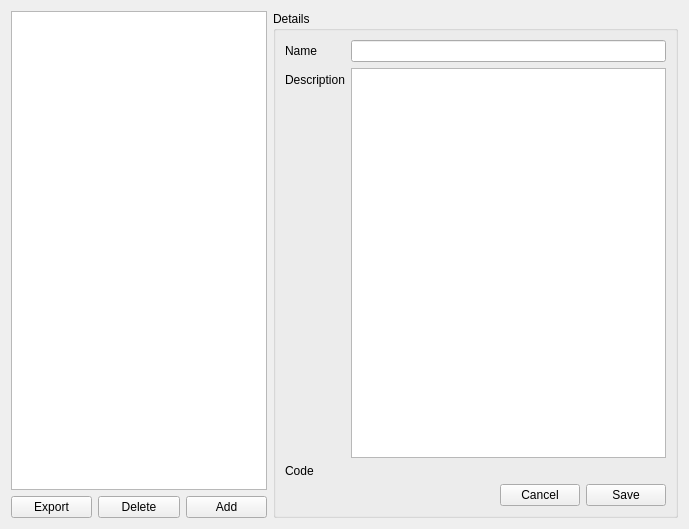
<?xml version="1.0" encoding="UTF-8"?>
<ui version="4.0">
 <class>Plugins</class>
 <widget class="QWidget" name="Plugins">
  <property name="geometry">
   <rect>
    <x>0</x>
    <y>0</y>
    <width>689</width>
    <height>529</height>
   </rect>
  </property>
  <property name="windowTitle">
   <string>Form</string>
  </property>
  <layout class="QHBoxLayout" name="horizontalLayout_2">
   <item>
    <layout class="QGridLayout" name="gridLayout">
     <item row="1" column="0">
      <widget class="QPushButton" name="pbExport">
       <property name="text">
        <string>Export</string>
       </property>
      </widget>
     </item>
     <item row="1" column="1">
      <widget class="QPushButton" name="pbDelete">
       <property name="text">
        <string>Delete</string>
       </property>
      </widget>
     </item>
     <item row="1" column="2">
      <widget class="QPushButton" name="pbAdd">
       <property name="text">
        <string>Add</string>
       </property>
      </widget>
     </item>
     <item row="0" column="0" colspan="3">
      <widget class="QListWidget" name="lvPlugins"/>
     </item>
    </layout>
   </item>
   <item>
    <widget class="QGroupBox" name="groupBox">
     <property name="title">
      <string>Details</string>
     </property>
     <layout class="QVBoxLayout" name="verticalLayout">
      <item>
       <layout class="QFormLayout" name="formLayout">
        <item row="0" column="0">
         <widget class="QLabel" name="label">
          <property name="text">
           <string>Name</string>
          </property>
         </widget>
        </item>
        <item row="0" column="1">
         <widget class="QLineEdit" name="leName"/>
        </item>
        <item row="1" column="0">
         <widget class="QLabel" name="label_2">
          <property name="text">
           <string>Description</string>
          </property>
         </widget>
        </item>
        <item row="1" column="1">
         <widget class="QPlainTextEdit" name="teDescription"/>
        </item>
        <item row="2" column="0">
         <widget class="QLabel" name="label_3">
          <property name="text">
           <string>Code</string>
          </property>
         </widget>
        </item>
        <item row="2" column="1">
         <widget class="QsciScintilla" name="teCode">
          <property name="toolTip">
           <string/>
          </property>
          <property name="whatsThis">
           <string/>
          </property>
         </widget>
        </item>
       </layout>
      </item>
      <item>
       <layout class="QHBoxLayout" name="horizontalLayout" stretch="1,0,0">
        <item>
         <spacer name="horizontalSpacer">
          <property name="orientation">
           <enum>Qt::Horizontal</enum>
          </property>
          <property name="sizeHint" stdset="0">
           <size>
            <width>40</width>
            <height>20</height>
           </size>
          </property>
         </spacer>
        </item>
        <item>
         <widget class="QPushButton" name="pushButton">
          <property name="text">
           <string>Cancel</string>
          </property>
         </widget>
        </item>
        <item>
         <widget class="QPushButton" name="pbSave">
          <property name="text">
           <string>Save</string>
          </property>
         </widget>
        </item>
       </layout>
      </item>
     </layout>
    </widget>
   </item>
  </layout>
 </widget>
 <customwidgets>
  <customwidget>
   <class>QsciScintilla</class>
   <extends>QFrame</extends>
   <header>Qsci/qsciscintilla.h</header>
  </customwidget>
 </customwidgets>
 <resources/>
 <connections/>
</ui>
